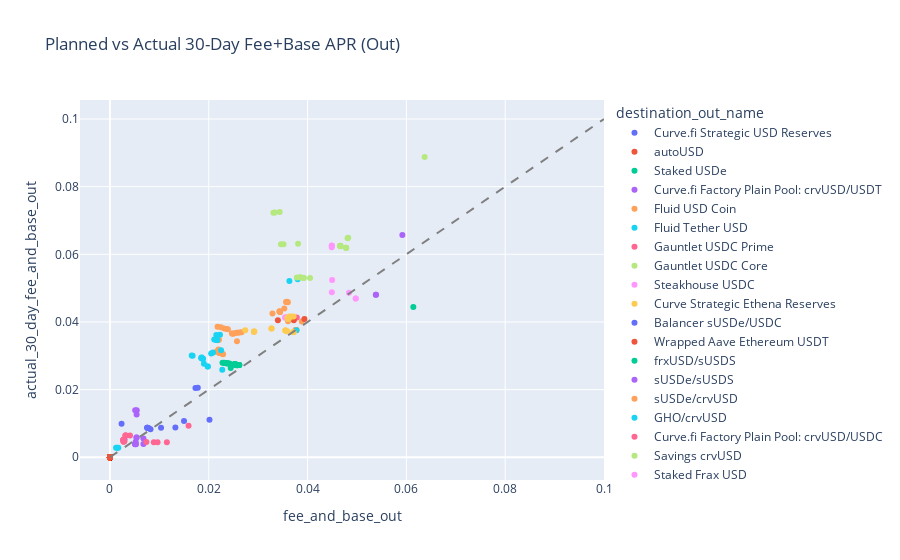

Notebook source saved alongside this figure:
### Code cell
import plotly.express as px
import plotly.io as pio

pio.templates.default = None

px.scatter(
    all_results_df,
    x="fee_and_base_out",
    y="actual_30_day_fee_and_base_out",
    color="destination_out_name",
    title="Planned vs Actual 30-Day Fee+Base APR (Out)",
).add_trace(px.line(x=[0, 0.1], y=[0, 0.1]).data[0].update(line=dict(dash="dash", color="gray"), showlegend=False))

### Figure 1 — Plotly figure (JSON) as saved in the notebook; plotly's stock layout.template omitted (floating-point values rounded to 4 significant figures; data arrays with more than 128 entries replaced by an {"elided": "..."} marker saying what was removed)
{"data": [{"hovertemplate": "destination_out_name=Curve.fi Strategic USD Reserves<br>fee_and_base_out=%{x}<br>actual_30_day_fee_and_base_out=%{y}<extra></extra>", "legendgroup": "Curve.fi Strategic USD Reserves", "marker": {"color": "#636efa", "symbol": "circle"}, "mode": "markers", "name": "Curve.fi Strategic USD Reserves", "orientation": "v", "showlegend": true, "type": "scatter", "x": [0.02015, 0.01499, 0.00821, 0.007875, 0.007569, 0.007544, 0.007545, 0.002352, 0.01324, 0.01034], "xaxis": "x", "y": [0.01107, 0.01073, 0.008248, 0.008575, 0.008689, 0.008708, 0.008698, 0.009908, 0.008818, 0.008712], "yaxis": "y"}, {"hovertemplate": "destination_out_name=autoUSD<br>fee_and_base_out=%{x}<br>actual_30_day_fee_and_base_out=%{y}<extra></extra>", "legendgroup": "autoUSD", "marker": {"color": "#EF553B", "symbol": "circle"}, "mode": "markers", "name": "autoUSD", "orientation": "v", "showlegend": true, "type": "scatter", "x": {"elided": "573 int values"}, "xaxis": "x", "y": {"elided": "573 int values"}, "yaxis": "y"}, {"hovertemplate": "destination_out_name=Staked USDe<br>fee_and_base_out=%{x}<br>actual_30_day_fee_and_base_out=%{y}<extra></extra>", "legendgroup": "Staked USDe", "marker": {"color": "#00cc96", "symbol": "circle"}, "mode": "markers", "name": "Staked USDe", "orientation": "v", "showlegend": true, "type": "scatter", "x": [0.06141, 0.04204, 0.04216, 0.0422, 0.04225, 0.04277], "xaxis": "x", "y": [0.0444, null, null, null, null, null], "yaxis": "y"}, {"hovertemplate": "destination_out_name=Curve.fi Factory Plain Pool: crvUSD/USDT<br>fee_and_base_out=%{x}<br>actual_30_day_fee_and_base_out=%{y}<extra></extra>", "legendgroup": "Curve.fi Factory Plain Pool: crvUSD/USDT", "marker": {"color": "#ab63fa", "symbol": "circle"}, "mode": "markers", "name": "Curve.fi Factory Plain Pool: crvUSD/USDT", "orientation": "v", "showlegend": true, "type": "scatter", "x": [0.006775, 0.005213, 0.005088, 0.005258, 0.005074, 0.0052, 0.002765, 0.002866, 0.002932, 0.006774, 0.005412, 0.005348, 0.005403, 0.005431, 0.005111, 0.001931, 0.00193, 0.001931, 0.001851, 0.00188, 0.001897, 0.002168, 0.001848, 0.001838, 0.00183, 0.00178, 0.001776, 0.001761, 0.001764, 0.002926, 0.002897, 0.00289, 0.002814, 0.003015], "xaxis": "x", "y": [0.0039, 0.004619, 0.003845, 0.00386, 0.003924, 0.003935, 0.005272, 0.005257, 0.00526, 0.005509, 0.00581, 0.005814, 0.01262, 0.01387, 0.01392, null, null, null, null, null, null, null, null, null, null, null, null, null, null, null, null, null, null, null], "yaxis": "y"}, {"hovertemplate": "destination_out_name=Fluid USD Coin<br>fee_and_base_out=%{x}<br>actual_30_day_fee_and_base_out=%{y}<extra></extra>", "legendgroup": "Fluid USD Coin", "marker": {"color": "#FFA15A", "symbol": "circle"}, "mode": "markers", "name": "Fluid USD Coin", "orientation": "v", "showlegend": true, "type": "scatter", "x": [0.02289, 0.02275, 0.02239, 0.0222, 0.02205, 0.02177, 0.02162, 0.02195, 0.02571, 0.02186, 0.02207, 0.02495, 0.02481, 0.02469, 0.02585, 0.02555, 0.02624, 0.02664, 0.02915, 0.03883, 0.03605, 0.03441, 0.03443, 0.03433, 0.03529, 0.0343, 0.03601, 0.03571, 0.03584, 0.03566, 0.03289, 0.03414, 0.03378, 0.0328, 0.03233, 0.03204, 0.03919, 0.039, 0.03883, 0.03619, 0.03158, 0.03139, 0.03134, 0.03335, 0.03039, 0.03071, 0.03121, 0.03478, 0.0347, 0.03701, 0.03714, 0.03743, 0.03985, 0.04017, 0.0408, 0.04047, 0.0421, 0.04259, 0.04311, 0.04536, 0.04599, 0.0465, 0.04958, 0.04876, 0.04903, 0.0411, 0.04137, 0.03384, 0.0357, 0.03588, 0.03622, 0.03706, 0.03965, 0.04022, 0.04037, 0.03435, 0.03433, 0.03406, 0.03373, 0.03343, 0.03769, 0.03778, 0.03753], "xaxis": "x", "y": [0.03048, 0.03057, 0.03074, 0.03082, 0.03089, 0.03109, 0.03125, 0.03187, 0.03431, 0.03463, 0.03472, 0.03651, 0.03656, 0.03661, 0.03684, 0.03681, 0.03688, 0.03692, 0.03713, 0.04016, 0.04023, 0.04297, 0.04295, 0.04309, 0.044, 0.04313, 0.04583, 0.04587, 0.04595, 0.04592, 0.04248, null, null, null, null, null, null, null, null, null, null, null, null, null, null, null, null, null, null, null, null, null, null, null, null, null, null, null, null, null, null, null, null, null, null, null, null, null, null, null, null, null, null, null, null, null, null, null, null, null, 0.03763, 0.03763, 0.03764], "yaxis": "y"}, {"hovertemplate": "destination_out_name=Fluid Tether USD<br>fee_and_base_out=%{x}<br>actual_30_day_fee_and_base_out=%{y}<extra></extra>", "legendgroup": "Fluid Tether USD", "marker": {"color": "#19d3f3", "symbol": "circle"}, "mode": "markers", "name": "Fluid Tether USD", "orientation": "v", "showlegend": true, "type": "scatter", "x": [0.02274, 0.0198, 0.0198, 0.01902, 0.01886, 0.01873, 0.0185, 0.01849, 0.01859, 0.01673, 0.01655, 0.02049, 0.02086, 0.02249, 0.02172, 0.02157, 0.02166, 0.02143, 0.02111, 0.03775, 0.03632, 0.038, 0.02227, 0.02152, 0.03246, 0.03266, 0.03294, 0.03546], "xaxis": "x", "y": [0.02584, 0.02686, 0.02683, 0.02764, 0.02911, 0.02915, 0.02925, 0.02943, 0.02952, 0.03002, 0.03011, 0.03064, 0.03099, 0.03163, 0.03466, 0.0347, 0.03468, 0.03473, 0.03481, 0.03757, 0.05207, 0.0526, 0.03622, 0.03617, null, null, null, null], "yaxis": "y"}, {"hovertemplate": "destination_out_name=Gauntlet USDC Prime<br>fee_and_base_out=%{x}<br>actual_30_day_fee_and_base_out=%{y}<extra></extra>", "legendgroup": "Gauntlet USDC Prime", "marker": {"color": "#FF6692", "symbol": "circle"}, "mode": "markers", "name": "Gauntlet USDC Prime", "orientation": "v", "showlegend": true, "type": "scatter", "x": [0.03782, 0.03647, 0.03646, 0.03639, 0.03638, 0.03636, 0.03633], "xaxis": "x", "y": [0.04133, 0.04134, 0.04134, 0.04133, 0.04133, 0.04132, 0.0413], "yaxis": "y"}, {"hovertemplate": "destination_out_name=Gauntlet USDC Core<br>fee_and_base_out=%{x}<br>actual_30_day_fee_and_base_out=%{y}<extra></extra>", "legendgroup": "Gauntlet USDC Core", "marker": {"color": "#B6E880", "symbol": "circle"}, "mode": "markers", "name": "Gauntlet USDC Core", "orientation": "v", "showlegend": true, "type": "scatter", "x": [0.04051, 0.0392, 0.03922, 0.03784, 0.03853, 0.03849], "xaxis": "x", "y": [0.05298, 0.05307, 0.05303, 0.05313, 0.05317, 0.05322], "yaxis": "y"}, {"hovertemplate": "destination_out_name=Steakhouse USDC<br>fee_and_base_out=%{x}<br>actual_30_day_fee_and_base_out=%{y}<extra></extra>", "legendgroup": "Steakhouse USDC", "marker": {"color": "#FF97FF", "symbol": "circle"}, "mode": "markers", "name": "Steakhouse USDC", "orientation": "v", "showlegend": true, "type": "scatter", "x": [0.03619, 0.03554, 0.03555, 0.0362, 0.03542], "xaxis": "x", "y": [0.0413, 0.04131, 0.04129, 0.04129, 0.04128], "yaxis": "y"}, {"hovertemplate": "destination_out_name=Curve Strategic Ethena Reserves<br>fee_and_base_out=%{x}<br>actual_30_day_fee_and_base_out=%{y}<extra></extra>", "legendgroup": "Curve Strategic Ethena Reserves", "marker": {"color": "#FECB52", "symbol": "circle"}, "mode": "markers", "name": "Curve Strategic Ethena Reserves", "orientation": "v", "showlegend": true, "type": "scatter", "x": [0.02739, 0.02915, 0.02923, 0.03274, 0.03266, 0.03554, 0.03559, 0.03548, 0.03709, 0.03718, 0.03589], "xaxis": "x", "y": [0.03753, 0.03721, 0.03719, 0.03804, 0.03805, 0.0375, 0.03751, 0.03747, 0.03704, 0.03698, 0.03726], "yaxis": "y"}, {"hovertemplate": "destination_out_name=Balancer sUSDe/USDC<br>fee_and_base_out=%{x}<br>actual_30_day_fee_and_base_out=%{y}<extra></extra>", "legendgroup": "Balancer sUSDe/USDC", "marker": {"color": "#636efa", "symbol": "circle"}, "mode": "markers", "name": "Balancer sUSDe/USDC", "orientation": "v", "showlegend": true, "type": "scatter", "x": [0.01731, 0.01778], "xaxis": "x", "y": [0.02047, 0.02056], "yaxis": "y"}, {"hovertemplate": "destination_out_name=Wrapped Aave Ethereum USDT<br>fee_and_base_out=%{x}<br>actual_30_day_fee_and_base_out=%{y}<extra></extra>", "legendgroup": "Wrapped Aave Ethereum USDT", "marker": {"color": "#EF553B", "symbol": "circle"}, "mode": "markers", "name": "Wrapped Aave Ethereum USDT", "orientation": "v", "showlegend": true, "type": "scatter", "x": [0.03936, 0.03722, 0.03399], "xaxis": "x", "y": [0.04085, 0.04049, 0.04047], "yaxis": "y"}, {"hovertemplate": "destination_out_name=frxUSD/sUSDS<br>fee_and_base_out=%{x}<br>actual_30_day_fee_and_base_out=%{y}<extra></extra>", "legendgroup": "frxUSD/sUSDS", "marker": {"color": "#00cc96", "symbol": "circle"}, "mode": "markers", "name": "frxUSD/sUSDS", "orientation": "v", "showlegend": true, "type": "scatter", "x": [0.02444, 0.02313, 0.02332, 0.02278, 0.02328, 0.02337, 0.02346, 0.02355, 0.02366, 0.0238, 0.0239, 0.02421, 0.02517, 0.02521, 0.02525, 0.02533, 0.02536, 0.02549, 0.02554, 0.0256, 0.02539, 0.02555, 0.02618, 0.02603, 0.02618, 0.02612, 0.02609, 0.02568, 0.02576], "xaxis": "x", "y": [0.02641, 0.02792, 0.02785, 0.02797, 0.02787, 0.02784, 0.02782, 0.02781, 0.02779, 0.02776, 0.02774, 0.0277, 0.02734, 0.02754, 0.02756, 0.02744, 0.02744, 0.02741, 0.02739, 0.02737, 0.02743, 0.02734, 0.02726, 0.02725, 0.0273, 0.02729, 0.02728, 0.02721, 0.02723], "yaxis": "y"}, {"hovertemplate": "destination_out_name=sUSDe/sUSDS<br>fee_and_base_out=%{x}<br>actual_30_day_fee_and_base_out=%{y}<extra></extra>", "legendgroup": "sUSDe/sUSDS", "marker": {"color": "#ab63fa", "symbol": "circle"}, "mode": "markers", "name": "sUSDe/sUSDS", "orientation": "v", "showlegend": true, "type": "scatter", "x": [0.05385, 0.05382, 0.05919], "xaxis": "x", "y": [0.04803, 0.04801, 0.06568], "yaxis": "y"}, {"hovertemplate": "destination_out_name=sUSDe/crvUSD<br>fee_and_base_out=%{x}<br>actual_30_day_fee_and_base_out=%{y}<extra></extra>", "legendgroup": "sUSDe/crvUSD", "marker": {"color": "#FFA15A", "symbol": "circle"}, "mode": "markers", "name": "sUSDe/crvUSD", "orientation": "v", "showlegend": true, "type": "scatter", "x": [0.02387, 0.02361, 0.02311, 0.02246, 0.02178], "xaxis": "x", "y": [0.03787, 0.03793, 0.03808, 0.03844, 0.03858], "yaxis": "y"}, {"hovertemplate": "destination_out_name=GHO/crvUSD<br>fee_and_base_out=%{x}<br>actual_30_day_fee_and_base_out=%{y}<extra></extra>", "legendgroup": "GHO/crvUSD", "marker": {"color": "#19d3f3", "symbol": "circle"}, "mode": "markers", "name": "GHO/crvUSD", "orientation": "v", "showlegend": true, "type": "scatter", "x": [0.001501, 0.001232, 0.001688], "xaxis": "x", "y": [0.002806, 0.002798, 0.002845], "yaxis": "y"}, {"hovertemplate": "destination_out_name=Curve.fi Factory Plain Pool: crvUSD/USDC<br>fee_and_base_out=%{x}<br>actual_30_day_fee_and_base_out=%{y}<extra></extra>", "legendgroup": "Curve.fi Factory Plain Pool: crvUSD/USDC", "marker": {"color": "#FF6692", "symbol": "circle"}, "mode": "markers", "name": "Curve.fi Factory Plain Pool: crvUSD/USDC", "orientation": "v", "showlegend": true, "type": "scatter", "x": [0.004056, 0.003118, 0.003247, 0.003152, 0.01152, 0.008874, 0.007367, 0.00964, 0.002765, 0.002668, 0.002926, 0.002836, 0.002769, 0.002659, 0.01591, 0.001255, 0.001858, 0.001857, 0.001867, 0.002016, 0.001982, 0.00196], "xaxis": "x", "y": [0.006428, 0.006457, 0.00646, 0.006455, 0.004438, 0.004447, 0.004482, 0.004446, 0.004603, 0.005062, 0.004708, 0.004719, 0.004627, 0.005071, 0.009344, null, null, null, null, null, null, null], "yaxis": "y"}, {"hovertemplate": "destination_out_name=Savings crvUSD<br>fee_and_base_out=%{x}<br>actual_30_day_fee_and_base_out=%{y}<extra></extra>", "legendgroup": "Savings crvUSD", "marker": {"color": "#B6E880", "symbol": "circle"}, "mode": "markers", "name": "Savings crvUSD", "orientation": "v", "showlegend": true, "type": "scatter", "x": [0.03461, 0.03513, 0.03808, 0.04781, 0.04782, 0.04777, 0.04666, 0.04665, 0.04667, 0.0466, 0.04659, 0.04809, 0.04823, 0.06369, 0.03308, 0.03435, 0.03337, 0, 0, 0, 0, 0, 0], "xaxis": "x", "y": [0.06295, 0.06301, 0.06312, 0.06194, 0.06187, 0.06192, 0.06238, 0.06242, 0.06247, 0.06254, 0.0625, 0.06477, 0.06486, 0.08877, 0.07227, 0.0725, 0.07239, null, null, null, null, null, null], "yaxis": "y"}, {"hovertemplate": "destination_out_name=Staked Frax USD<br>fee_and_base_out=%{x}<br>actual_30_day_fee_and_base_out=%{y}<extra></extra>", "legendgroup": "Staked Frax USD", "marker": {"color": "#FF97FF", "symbol": "circle"}, "mode": "markers", "name": "Staked Frax USD", "orientation": "v", "showlegend": true, "type": "scatter", "x": [0.04839, 0.04491, 0.04497, 0.0449, 0.04491, 0.0449, 0.04975, 0.04975], "xaxis": "x", "y": [0.04866, 0.0488, 0.05241, 0.0621, 0.06251, 0.06264, 0.04693, 0.04691], "yaxis": "y"}, {"hovertemplate": "destination_out_name=Wrapped Aave Ethereum USDC<br>fee_and_base_out=%{x}<br>actual_30_day_fee_and_base_out=%{y}<extra></extra>", "legendgroup": "Wrapped Aave Ethereum USDC", "marker": {"color": "#FECB52", "symbol": "circle"}, "mode": "markers", "name": "Wrapped Aave Ethereum USDC", "orientation": "v", "showlegend": true, "type": "scatter", "x": [0.03616, 0.03612, 0.03609, 0.03604, 0.03598, 0.03593, 0.03716, 0.03673, 0.03628], "xaxis": "x", "y": [0.04085, 0.04088, 0.0409, 0.04111, 0.04113, 0.04116, 0.04159, 0.04162, 0.04164], "yaxis": "y"}, {"hovertemplate": "x=%{x}<br>y=%{y}<extra></extra>", "legendgroup": "", "line": {"color": "gray", "dash": "dash"}, "marker": {"symbol": "circle"}, "mode": "lines", "name": "", "orientation": "v", "showlegend": false, "type": "scatter", "x": [0, 0.1], "xaxis": "x", "y": [0, 0.1], "yaxis": "y"}], "layout": {"legend": {"title": {"text": "destination_out_name"}, "tracegroupgap": 0}, "title": {"text": "Planned vs Actual 30-Day Fee+Base APR (Out)"}, "xaxis": {"anchor": "y", "domain": [0, 1], "title": {"text": "fee_and_base_out"}}, "yaxis": {"anchor": "x", "domain": [0, 1], "title": {"text": "actual_30_day_fee_and_base_out"}}}}
